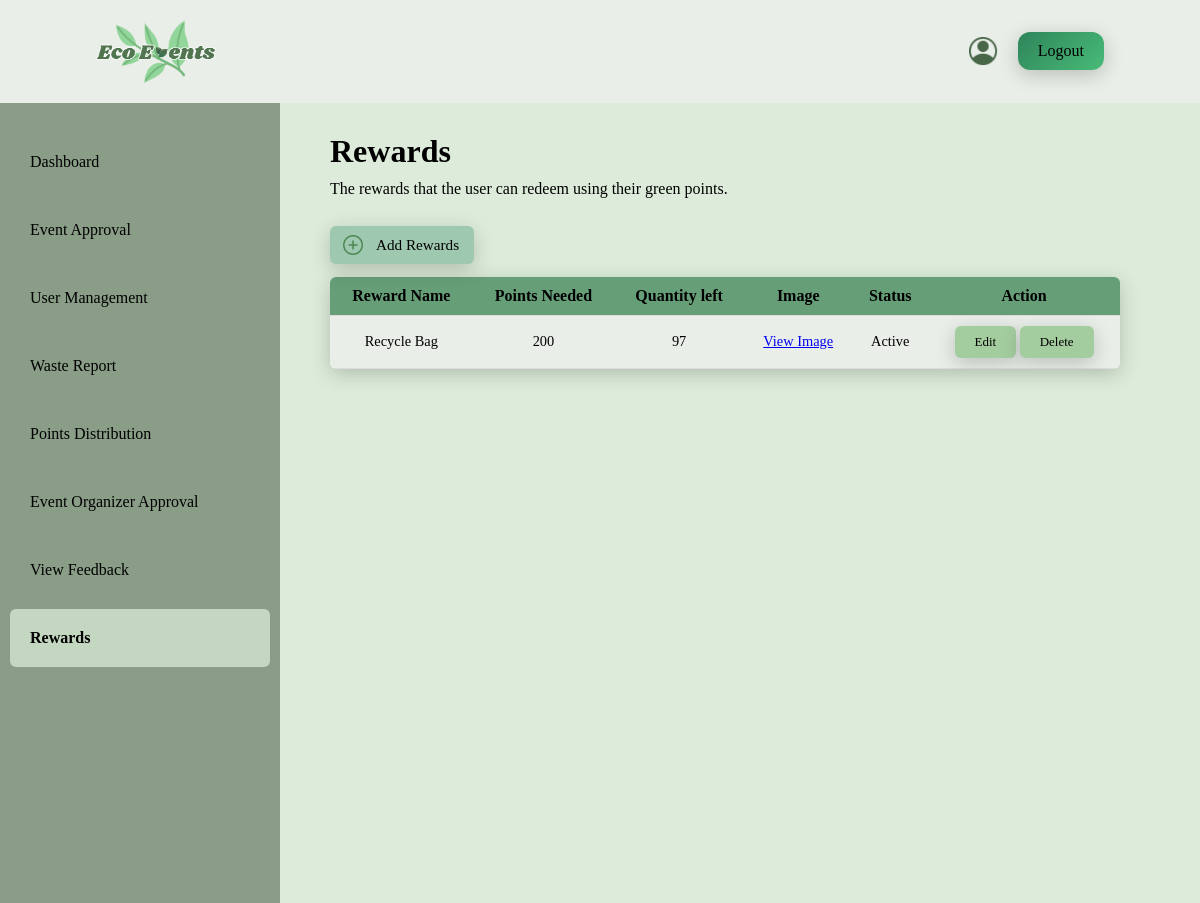
The page /Admin/redeemRewards.php on the database its author committed.
### tables this page shows
CREATE TABLE `reward` (
  `reward_id` int(11) NOT NULL,
  `reward_name` varchar(255) NOT NULL,
  `reward_points` int(11) NOT NULL,
  `reward_quantity` int(11) NOT NULL,
  `reward_image` varchar(255) NOT NULL,
  `reward_status` varchar(50) NOT NULL
);

### Admin/redeemRewards.php (the view, shortened to what this page needs)
<!DOCTYPE html>
<html lang="en">
<head>
    <link rel="stylesheet" href="reset.css">
</head>
<body>
    <div class = "topBar">
        <img class = "logo" src="logo.png" alt="Website Logo">
        <div class = "rightSide">
            <a href="http://localhost/Assignment/Admin/Profile.php">
                <img class = "profile" src="profile.png" alt="Profile icon">
            </a>
            <a class = "logout" href="logout.php">Logout</a>
        </div>
    </div>
    <div class = "container">
        <aside class = "sideBar">
            <a href = "dashboard.php">Dashboard</a>
            <a href="eventApproval.php">Event Approval</a>
            <a href="userManagement.php">User Management</a>
            <a href="wasteReport.php">Waste Report</a>
            <a href="PointsDistribution.php">Points Distribution</a>
            <a  href="OrganizerApproval.php">Event Organizer Approval</a>
            <a href="ViewFeedback.php">View Feedback</a>
            <a class = "redeemRewards" href="redeemRewards.php">Rewards</a>
        </aside>
        <div class = "firstContent">
            <h1>Rewards</h1>
            <p>The rewards that the user can redeem using their green points.</p>
            <br>
            <button class = "addRewards">
                <img src="plus.png" alt="Add icon">
                <p>Add Rewards</p>
            </button>
            <table class = "redeemRewardsTable">
                <tr class = "header">
                    <th>Reward Name</th>
                    <th>Points Needed</th>
                    <th>Quantity left</th>
                    <th>Image</th>
                    <th>Status</th>
                    <th>Action</th>
                </tr>
                <?php
                    include "conn.php";
                    $sql = "SELECT * FROM reward";
                    $result = mysqli_query($dbConn, $sql);
                    while($row = mysqli_fetch_assoc($result)) {
                ?>
                <tr data-id="<?php echo $row['reward_id']; ?>">
                    <td>
                        <?php echo $row['reward_name']; ?>
                    </td>
                    <td>
                        <?php echo $row['reward_points']; ?>
                    </td>
                    <td>
                        <?php echo $row['reward_quantity']; ?>
                    </td>
                    <td>
                        <?php
                            $documentPath = !empty($row['reward_image']) ? "../uploads/" . $row['reward_image'] : "#";
                        ?>
                        <a href="<?php echo $documentPath; ?>" target="_blank">View Image</a>
                    </td>
                    <td>
                        <?php echo $row['reward_status']; ?>
                    </td>
                    <td>
                        <a class = "editButton">Edit</a>
                        <a class = "deleteButton">Delete</a>
                    </td>
                </tr>
                <?php
                    }
                ?>
            </table>
        </div>
    </div>
</body>
</html>

### rows shown on the page
reward: reward_name "Recycle Bag", reward_points "200", reward_quantity "97", reward_status "Active"
